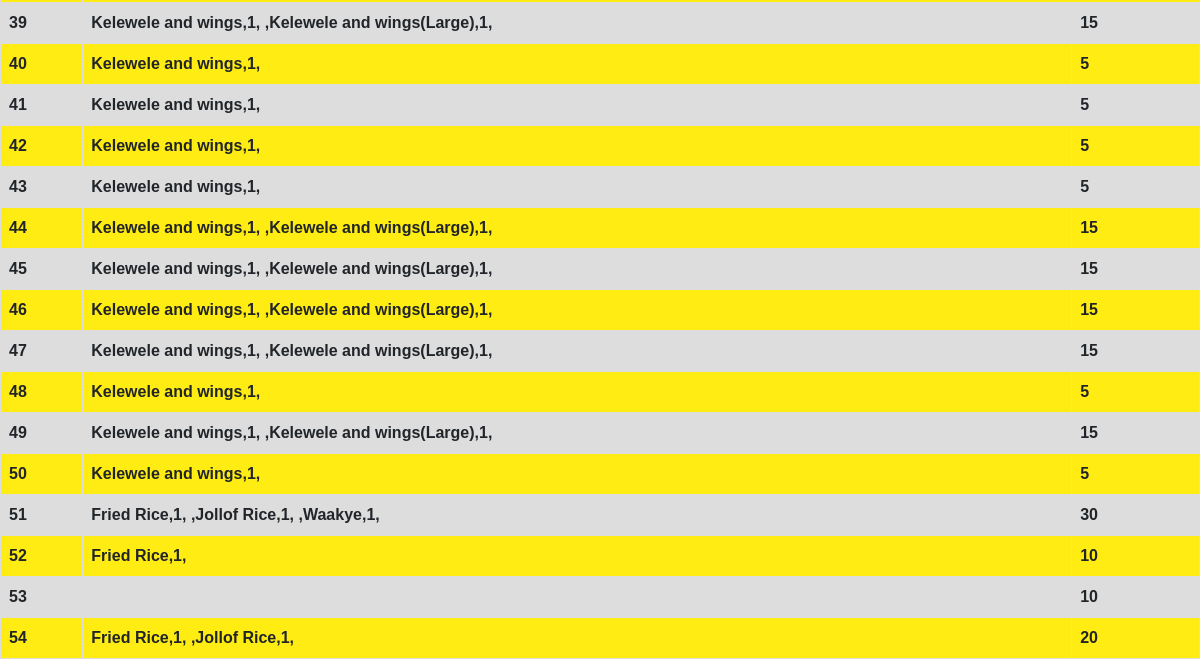
Page /vendors (lower part) on the earlier database version.
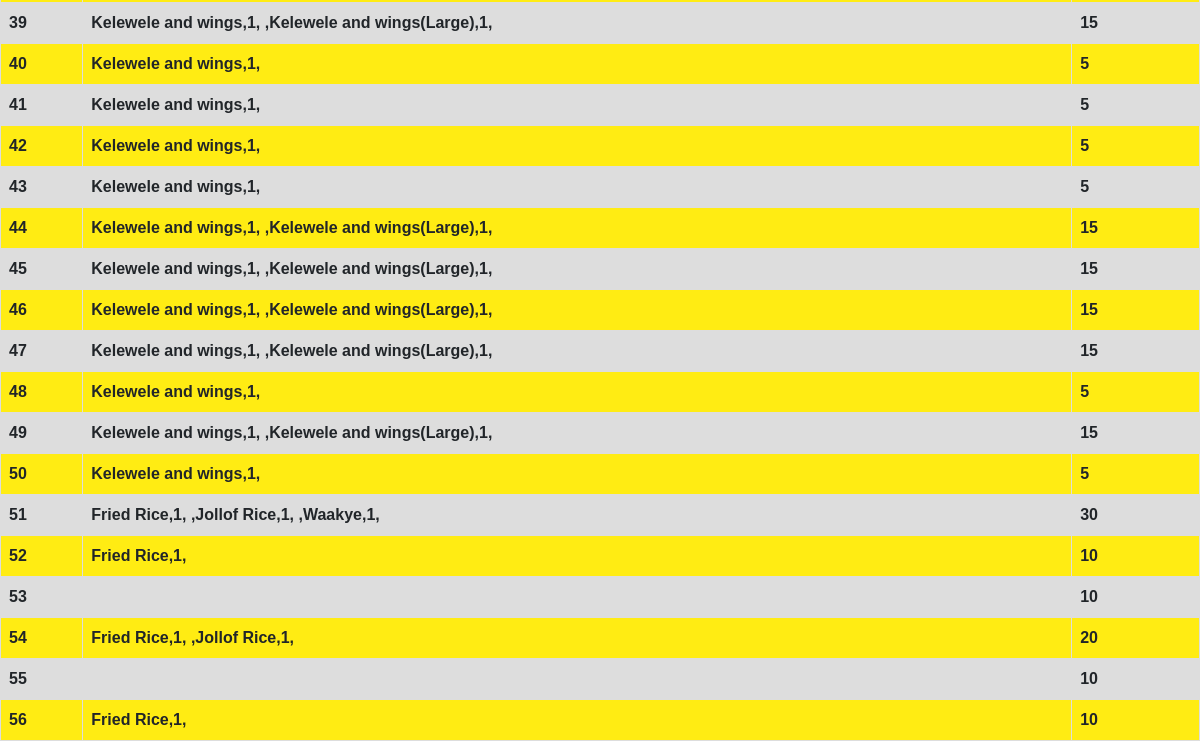
Same page on the later database version.
### app.py (models this page shows, shortened)
class Order(db.Model):
    id = db.Column(db.Integer, primary_key=True)
    name = db.Column(db.String(200))
    room = db.Column(db.Integer)
    pNumber = db.Column(db.String(10))
    aNumber = db.Column(db.String(10))
    hostel = db.Column(db.String(100))
    food = db.Column(db.String(1000))
    quantity = db.Column(db.Integer)
    status = db.Column(db.Integer)
    block = db.Column(db.String(100))
    total = db.Column(db.String(10))
    date_created = db.Column(db.DateTime, default=datetime.utcnow)
    vendor = db.Column(db.String(50))

### app.py (the view)
@app.route('/vendors')
def vendors():
    all_orders = Order.query.order_by(Order.date_created).all()
    return render_template('vendorportal.html', all_orders=all_orders)

### templates/vendorportal.html (shortened to what this page needs)
{% extends 'base.html' %}
{% block head %}
<link rel="stylesheet" href="{{ url_for('static', filename='css/table.css')}}">
{% endblock %}
{% block body %}
<table>
    {% for order in all_orders %}
    <tr>
        <th>{{ order.id }}</th>
        <th>{{order.food}}</th>
        <th>{{order.total}}</th>
    </tr>
    {% endfor %}
    </table>
{% endblock %}

Differences in the rows shown:
added Order: id "55", total "10"
added Order: id "56", food "Fried Rice,1,", total "10"
